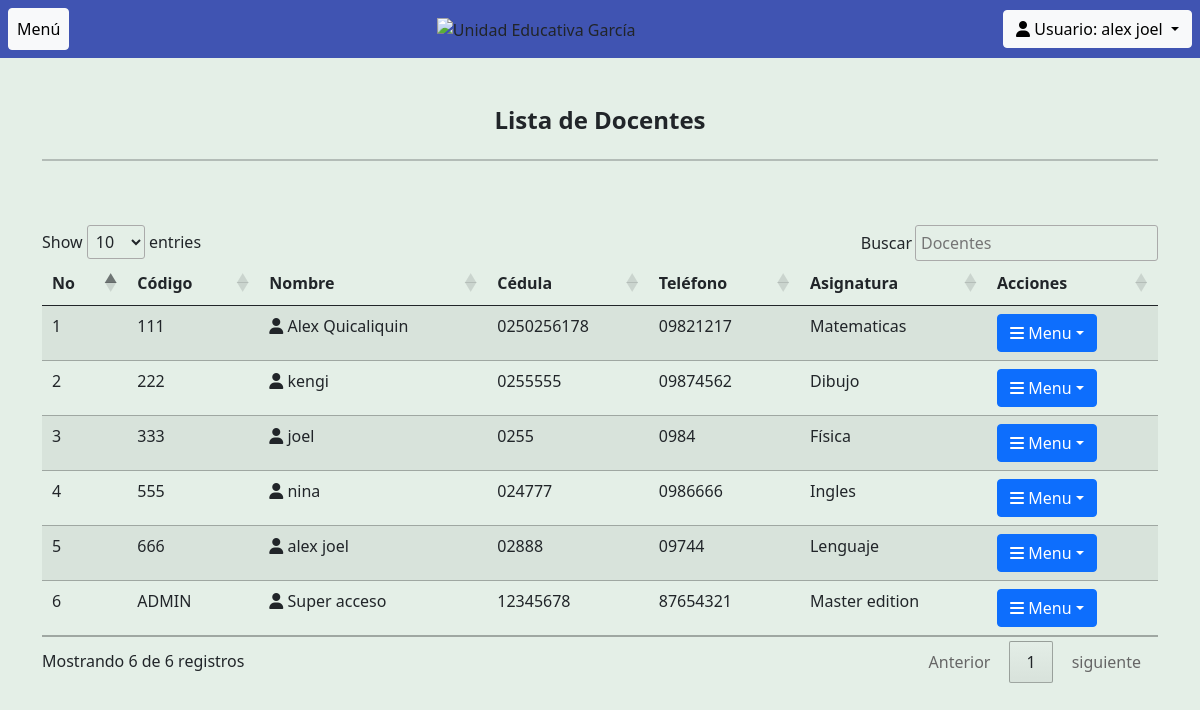
Page /reporteEmp.php (signed in) on the committed database.
### tables this page shows
CREATE TABLE `empleados` (
  `codigo` varchar(5) NOT NULL,
  `nombres` varchar(100) NOT NULL,
  `dui` varchar(10) NOT NULL,
  `direccion` varchar(125) NOT NULL,
  `telefono` varchar(8) NOT NULL,
  `puesto` varchar(25) NOT NULL,
  `estado` int(1) NOT NULL,
  `tipo` int(1) NOT NULL,
  `contrasenia` varchar(200) DEFAULT NULL,
  `disponible` int(1) NOT NULL
);

### reporteEmp.php (the view, shortened to what this page needs)
<?php
include("conexion.php");
include("head.php");
?>
<div class="container ">
  <div>
    <h1 class="h4 mb-4 mt-5" align="center"><b>Lista de Docentes</b></h1>
    <hr class="bg-dark" style="height:2px; width:100%; border-width:0; color:#343a40; background-color:#343a40">
  </div>
  	<div class="row">
		<br>
		<div class="table-responsive mt-5">
			<table class="table table-striped table-hover" id="user">
				<thead >
					<th>No</th>
					<th>Código</th>
					<th>Nombre</th>
					<th>Cédula</th>
					<th>Teléfono</th>
					<th>Asignatura</th>
					<th>Acciones</th>
				</thead>
				<?php
				$filter = 1;
					if($filter){
						$sql = mysqli_query($con, "SELECT * FROM empleados WHERE estado='$filter' ORDER BY codigo ASC");
					}else{
						$sql = mysqli_query($con, "SELECT * FROM empleados ORDER BY codigo ASC");
					}
					if(mysqli_num_rows($sql) == 0){
						echo '<tr><td colspan="8">No hay datos.</td></tr>';
					}else{
						$no = 1;
						while($row = mysqli_fetch_assoc($sql)){
							echo '<tr>
								<td>'.$no.'</td>
								<td>'.$row['codigo'].'</td>
								<td>  <span class="fas fa-user" aria-hidden="true"></span> '.$row['nombres'].'</a></td>
								<td>'.$row['dui'].'</td>
								<td>'.$row['telefono'].'</td>
								<td>'.$row['puesto'].'</td>';
								$menu1='<td>
								<div class="dropdown">
								<button class="btn btn-primary dropdown-toggle" type="button" id="dropdownMenuButton1" data-bs-toggle="dropdown" aria-expanded="false">
								<i class="fas fa-bars"></i> Menu</button>
								<ul class="dropdown-menu" aria-labelledby="dropdownMenuButton1">';
								$menu1.='<li><a class="dropdown-item" href="form_modificar.php?nik='.$row['codigo'].'"><i class="fas fa-edit"></i> Editar</a></li>';
								$menu1.='<li><a class="dropdown-item"  href="eliminar.php?aksi=delete&nik='.$row['codigo'].'" onclick="return confirm(\'Esta seguro de borrar los datos '.$row['nombres'].'?\')"><i class="fas fa-trash-alt"></i> Borrar</a></li>';
								$menu1.="<li><a  class='dropdown-item' href='ver_llegadas.php?codigo=".$row['codigo']."' ><i class='fas fa-eye'></i> Ver LLegadas</a></li>";
								$menu1.="</ul>
								</div>
								</td></tr>";
							echo $menu1;
							$no++;
						}
					}
				?>
			</table>
		</div>
	</div>
</div>
<?php include_once ("foot.php");?>
<link rel="stylesheet" type="text/css" href="https://cdn.datatables.net/1.10.25/css/jquery.dataTables.css">

### head.php (shortened to what this page needs)
<?php
include("conexion.php");
$iduser = $_SESSION['id_empleado'];
$consulta = "SELECT * FROM empleados WHERE codigo = '$iduser'";
$resultado = $con -> query($consulta);
$fila = $resultado -> fetch_assoc();
?>
<!DOCTYPE html>
<html lang="en">
<head>
    <link href="https://cdn.jsdelivr.net/npm/bootstrap@5.0.1/dist/css/bootstrap.min.css" rel="stylesheet">
</head>
<body style="background-color: #e4efe7;">
    <nav class=" navbar navbar-expand-lg d-flex justify-content-between" style="background-color: #4054B2;" >
        <div class = "d-flex bd-highlight mx-2">
            <a class="btn btn-light d-inline p-2" data-bs-toggle="collapse" href="#multiCollapseExample1" role="button" aria-expanded="false" aria-controls="multiCollapseExample1">Menú</a>
        </div>
        <div>
            <img alt="Unidad Educativa García"
            data-src="http://unidadeducativagarcia.com/wp-content/uploads/2020/08/Logo-UEP-letras-blancas.png"
            class=" lazyloaded" src="http://unidadeducativagarcia.com/wp-content/uploads/2020/08/Logo-UEP-letras-blancas.png"
            sizes="(max-width: 400px) 100vw, 400px" width="400" height="60">
        </div>
        <div class="dropdown">
        <button class="btn btn-light dropdown-toggle mx-2" type="button" id="dropdownMenuButton1" data-bs-toggle="dropdown" aria-expanded="false">
        <i class="fas fa-user"></i> Usuario: <?php echo utf8_decode($fila['nombres']);?> </button>
        </div>
    </nav>
    <div class="d-flex align-items-center">
    </body>
</html>

### foot.php (shortened to what this page needs)
</body>
</html>

### rows in the picture
empleados: nombres "alex joel", codigo "666", dui "02888", telefono "09744", puesto "Lenguaje"
empleados: codigo "111", nombres "Alex Quicaliquin", dui "0250256178", telefono "09821217", puesto "Matematicas"
empleados: codigo "222", nombres "kengi", dui "0255555", telefono "09874562", puesto "Dibujo"
empleados: codigo "333", nombres "joel", dui "0255", telefono "0984", puesto "Física"
empleados: codigo "555", nombres "nina", dui "024777", telefono "0986666", puesto "Ingles"
empleados: codigo "ADMIN", nombres "Super acceso", dui "12345678", telefono "87654321", puesto "Master edition"
